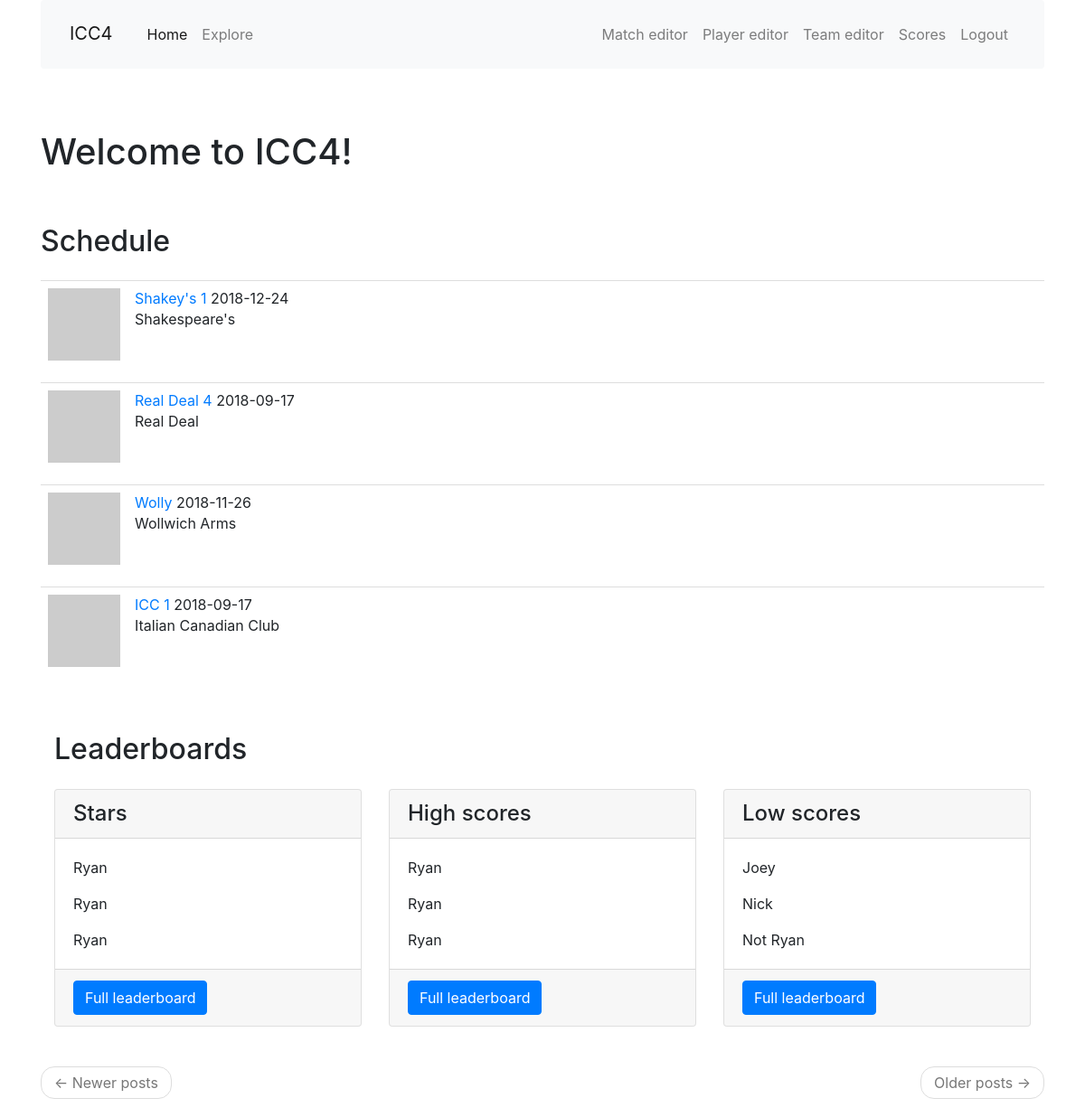
The page /index on the database as committed earlier.
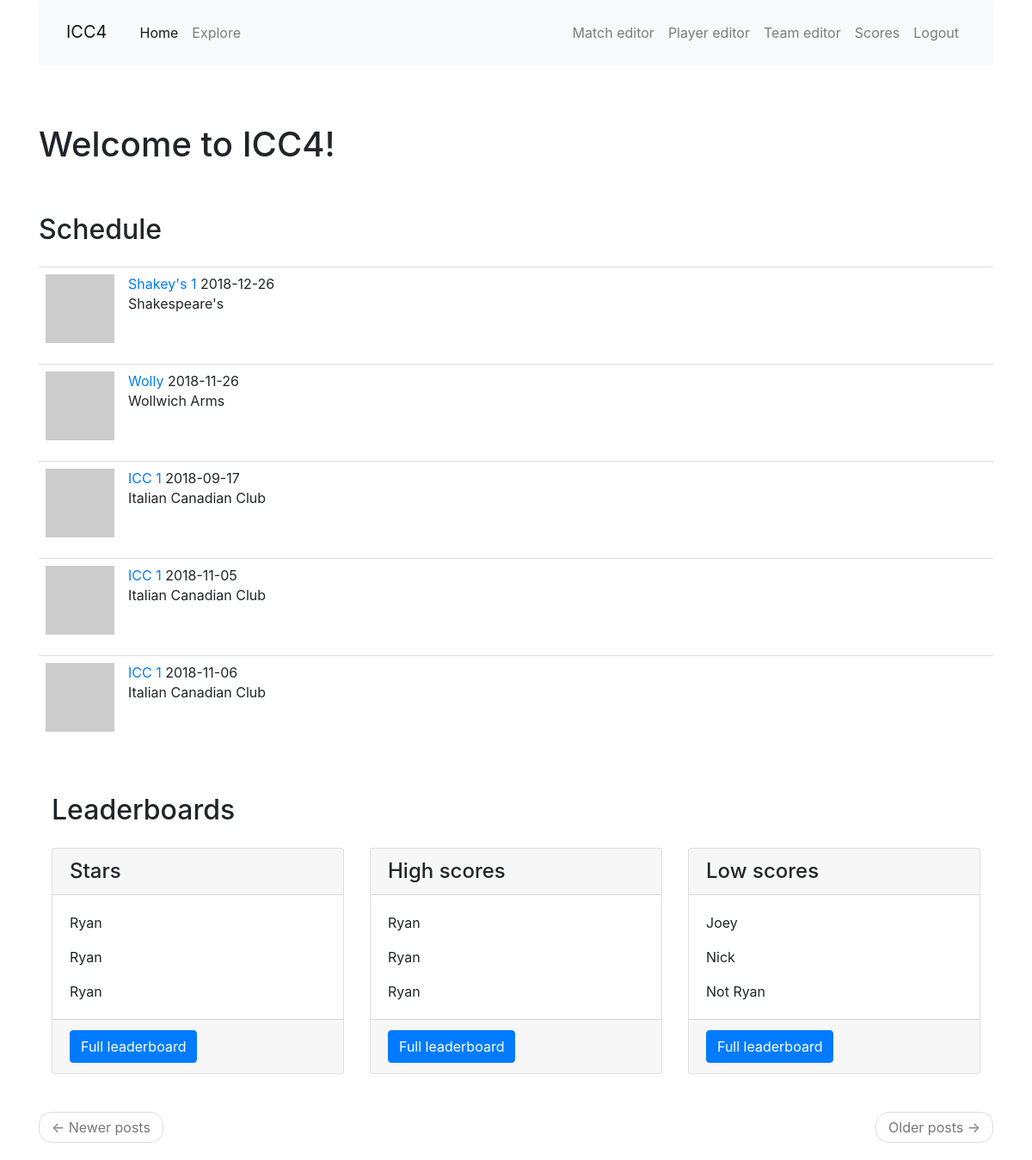
The same page on the database as committed later.
### app/models.py (models this page shows, shortened)
class Match(db.Model):
    id = db.Column(db.Integer, primary_key=True)
    opponent_id = db.Column(db.Integer, db. ForeignKey('team.id'))
    opponent = db.relationship('Team', back_populates='matches')
    date = db.Column(db.Date, index=True, default=date.today())
    location = db.Column(db.String(64))
    home_away = db.Column(db.String(32), index=True)
    games = db.relationship('Game', back_populates='match', lazy='dynamic')
    team_score = db.Column(db.Integer, index=True)
    opponent_score = db.Column(db.Integer, index=True)
    win = db.Column(db.Boolean, index=True, default=True)
    match_summary = db.Column(db.String(512))
    food = db.Column(db.String(128))

class Team(db.Model):
    id = db.Column(db.Integer, primary_key=True)
    name = db.Column(db.String(64), index=True, unique=True)
    home_location = db.Column(db.String(64), index=True)
    address = db.Column(db.String(128), index=True)
    matches = db.relationship('Match', back_populates='opponent', lazy='dynamic')
    def avatar(self, size):
        digest = md5(self.name.lower().encode('utf-8')).hexdigest()
        return 'https://www.gravatar.com/avatar/{}?d=identicon&s={}'.format(
            digest, size)

### app/main/routes.py (the view)
@bp.route('/', methods=['GET', 'POST'])
@bp.route('/index', methods=['GET', 'POST'])
def index():
    page = request.args.get('page', 1, type=int)
    schedule = Match.query.paginate(
        page, current_app.config['MATCH_PER_PAGE'], False)
    next_url = url_for('main.index', page=schedule.next_num) \
        if schedule.has_next else None
    prev_url = url_for('main.index', page=schedule.prev_num) \
        if schedule.has_prev else None
    return render_template('index.html', title=None,
        schedule=schedule.items, next_url=next_url, prev_url=prev_url)

### app/templates/index.html
{% extends "base.html" %}
{% import 'bootstrap/wtf.html' as wtf %}
{% block app_content %}
  <h1>Welcome to ICC4!</h1>
  <br>
  <h2 class="my-4">Schedule</h2>
  {% for match in schedule %}
    {% include '_match.html' %}
  {% endfor %}
  <br>
  <div class="container">
    <h2 class="my-4">Leaderboards</h2>
    <div class="row">
      <div class="col-lg-4 mb-4">
        <div class="card h-100">
          <h4 class="card-header">Stars</h4>
          <div class="card-body">
            <p class="card-text">Ryan</p>
            <p class="card-text">Ryan</p>
            <p class="card-text">Ryan</p>
          </div>
          <div class="card-footer">
            <a href="#" class="btn btn-primary">Full leaderboard</a>
          </div>
        </div>
      </div>
      <div class="col-lg-4 mb-4">
        <div class="card h-100">
          <h4 class="card-header">High scores</h4>
          <div class="card-body">
            <p class="card-text">Ryan</p>
            <p class="card-text">Ryan</p>
            <p class="card-text">Ryan</p>
          </div>
          <div class="card-footer">
            <a href="#" class="btn btn-primary">Full leaderboard</a>
          </div>
        </div>
      </div>
      <div class="col-lg-4 mb-4">
        <div class="card h-100">
          <h4 class="card-header">Low scores</h4>
          <div class="card-body">
            <p class="card-text">Joey</p>
            <p class="card-text">Nick</p>
            <p class="card-text">Not Ryan</p>
          </div>
          <div class="card-footer">
            <a href="#" class="btn btn-primary">Full leaderboard</a>
          </div>
        </div>
      </div>
    </div>
  </div>
  <nav aria-label="...">
    <ul class="pager">
      <li class="previous{% if not prev_url %} disabled{% endif %}">
        <a href="{{ prev_url or '#' }}">
          <span aria-hidden="true">&larr;</span> Newer posts
        </a>
      </li>
      <li class="next{% if not next_url %} disabled{% endif %}">
        <a href="{{ next_url or '#' }}">
          Older posts <span aria-hidden="true">&rarr;</span>
        </a>
      </li>
    </ul>
  </nav>
{% endblock %}

### app/templates/base.html (shortened to what this page needs)
{% extends 'bootstrap/base.html' %}
{% block head %}
{{super()}}
  <link rel="stylesheet" href="https://stackpath.bootstrapcdn.com/bootstrap/4.1.3/css/bootstrap.min.css">
  <link rel="stylesheet" href="{{ url_for('static', filename='css/main.css') }}">
{% endblock %}
{% block navbar %}
<div class="container">
<nav class="navbar navbar-expand-md navbar-light bg-light">
  <a class="navbar-brand mt-2 mr-auto" href="{{ url_for('main.index') }}">ICC4</a>
  <div class="collapse navbar-collapse" id="navbarTogglerDemo02">
    <ul class="navbar-nav mr-auto mt-2 mt-lg-0">
      <li class="nav-item active">
        <a class="nav-link" href="{{ url_for('main.index') }}">Home<span class="sr-only">(current)</span></a>
      </li>
      <li class="nav-item">
        <a class="nav-link" href="">Explore</a>
      </li>
    </ul>
    <ul class="navbar-nav mt-2 mt-lg-0">
    {% if False %}
      <li><a href="">Login</a></li>
    {% else %}
      <li class="nav-item">
        <a class="nav-link" href="{{ url_for('main.match_edit') }}">Match editor</a>
      </li>
      <li class="nav-item">
        <a class="nav-link" href="{{ url_for('main.player_edit') }}">Player editor</a>
      </li>
      <li class="nav-item">
        <a class="nav-link" href="{{ url_for('main.team_edit') }}">Team editor</a>
      </li>
      <li class="nav-item">
        <a class="nav-link" href="{{ url_for('main.enter_score') }}">Scores</a>
      </li>
      <li class="nav-item">
        <a class="nav-link" href="">Logout</a>
      </li>
    {% endif %}
    </ul>
  </div>
</nav>
</div>
{% endblock %}
{% block content %}
<div class="container">
    {% block app_content %}{% endblock %}
  </div>
{% endblock %}

### app/templates/_match.html
<table class="table table-hover">
  <tr>
    <td width="70px">
      <a href="{{ url_for('main.match_edit', match_id=match.id) }}">
        <img src="{{ match.opponent.avatar(70) }}">
      </a>
    </td>
    <td>
      <a href="{{ url_for('main.match_edit', match_id=match.id) }}">
        {{ match.opponent.name }}
      </a>
      {{ match.date }}
      <br>
      {{ match.opponent.home_location }}
    </td>
  </tr>
</table>

### app/static/css/main.css (style rules this page uses)
html { font-size: 100%; }

Rows that differ between the two databases and show on the page:
removed Match: opponent.name "Real Deal 4", date "2018-09-17", opponent.home_location "Real Deal"
changed Match "Shakey's 1": date "2018-12-24" → "2018-12-26"
added Match: opponent.name "ICC 1", date "2018-11-05", opponent.home_location "Italian Canadian Club"
added Match: opponent.name "ICC 1", date "2018-11-06", opponent.home_location "Italian Canadian Club"
